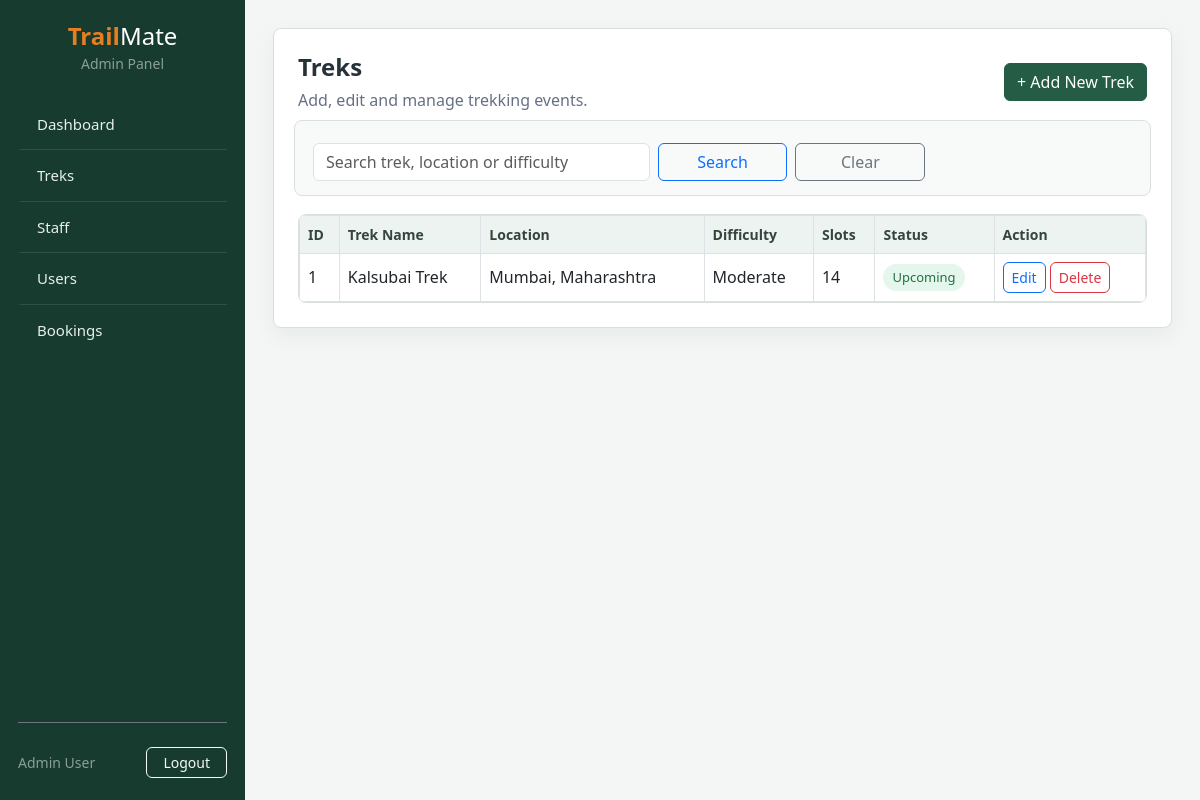
The app's page /admin/treks (signed in) with its own data.
### models.py (models this page shows)
class Trek(db.Model):
    trek_id = db.Column(db.Integer, primary_key=True)
    trek_name = db.Column(db.String(150), nullable=False)
    location = db.Column(db.String(150), nullable=False)
    difficulty = db.Column(db.String(50), nullable=False)
    duration = db.Column(db.String(50), nullable=False)  # e.g., '5 Days'
    available_slots = db.Column(db.Integer, nullable=False)
    assigned_staff_id = db.Column(db.Integer, db.ForeignKey('user.id'), nullable=True)
    status = db.Column(db.String(50), nullable=False, default='Upcoming')  # Upcoming/Ongoing/Completed
    start_date = db.Column(db.Date, nullable=False)
    end_date = db.Column(db.Date, nullable=False)
    bookings = db.relationship('Booking', backref='trek', lazy=True)

### routes/admin.py (the view)
@admin_bp.route('/treks')
@login_required
@admin_required
def manage_treks():
    search = request.args.get('search', '').strip()
    treks_query = Trek.query
    if search:
        treks_query = treks_query.filter(
            (Trek.trek_name.ilike(f'%{search}%')) |
            (Trek.location.ilike(f'%{search}%')) |
            (Trek.difficulty.ilike(f'%{search}%'))
        )
    treks = treks_query.order_by(Trek.start_date.asc()).all()
    return render_template('admin/treks.html', treks=treks, search=search)

### routes/admin.py (called while the page is built)
def admin_required(f):
    @wraps(f)
    def decorated_function(*args, **kwargs):
        if not current_user.is_authenticated or current_user.role != 'admin':
            flash('Access Denied. Administrator privileges required.', 'danger')
            return redirect(url_for('auth.login'))
        return f(*args, **kwargs)
    return decorated_function

### templates/admin/treks.html (shortened to what this page needs)
{% extends "admin/admin_layout.html" %}
{% block admin_content %}
<div class="d-flex justify-content-between align-items-center mb-3">
    <div>
        <h3 class="page-title">Treks</h3>
        <p class="page-subtitle mb-0">Add, edit and manage trekking events.</p>
    </div>
    <a href="{{ url_for('admin.add_trek') }}" class="btn btn-primary">+ Add New Trek</a>
</div>
<form method="GET" class="row g-2 filter-box">
    <div class="col-md-5">
        <input type="text" name="search" class="form-control" value="{{ search }}" placeholder="Search trek, location or difficulty">
    </div>
    <div class="col-md-2">
        <button type="submit" class="btn btn-outline-primary w-100">Search</button>
    </div>
    <div class="col-md-2">
        <a href="{{ url_for('admin.manage_treks') }}" class="btn btn-outline-secondary w-100">Clear</a>
    </div>
</form>
<div class="table-box">
    <table class="table table-bordered">
        <thead>
            <tr>
                <th>ID</th>
                <th>Trek Name</th>
                <th>Location</th>
                <th>Difficulty</th>
                <th>Slots</th>
                <th>Status</th>
                <th>Action</th>
            </tr>
        </thead>
        <tbody>
            {% for trek in treks %}
            <tr>
                <td>{{ trek.trek_id }}</td>
                <td>{{ trek.trek_name }}</td>
                <td>{{ trek.location }}</td>
                <td>{{ trek.difficulty }}</td>
                <td>{{ trek.available_slots }}</td>
                <td><span class="status-label status-{{ trek.status|lower }}">{{ trek.status }}</span></td>
                <td>
                    <a href="{{ url_for('admin.edit_trek', trek_id=trek.trek_id) }}" class="btn btn-sm btn-outline-primary">Edit</a>
                    <form method="POST" action="{{ url_for('admin.delete_trek', trek_id=trek.trek_id) }}" class="d-inline">
                        <button type="submit" class="btn btn-sm btn-outline-danger">Delete</button>
                    </form>
                </td>
            </tr>
            {% else %}
            <tr>
                <td colspan="7" class="text-center text-muted">No treks found.</td>
            </tr>
            {% endfor %}
        </tbody>
    </table>
</div>
{% endblock %}

### static/css/style.css (style rules this page uses)
:root { --green: #245c45; --dark-green: #173c2f; --page-bg: #f4f6f5; --text-dark: #263238; --text-light: #667085; --line: #d9e0dc; }
body { margin: 0; background-color: var(--page-bg); font-family: "Segoe UI", Arial, sans-serif; color: var(--text-dark); }
.btn-primary { background-color: var(--green); border-color: var(--green); }
.card, .table, .form-control, .form-select, .btn { border-radius: 6px; }
.page-title { font-size: 24px; font-weight: 700; margin-bottom: 6px; }
.page-subtitle { color: var(--text-light); margin-bottom: 20px; }
.table-box { border: 1px solid var(--line); border-radius: 8px; overflow-x: auto; background: white; }
.table-box .table { margin-bottom: 0; }
.table thead th { background-color: #edf3f0; color: #34443e; font-size: 14px; font-weight: 700; }
.table td, .table th { vertical-align: middle; }
.filter-box { background: #f8faf9; border: 1px solid var(--line); border-radius: 8px; padding: 14px; margin-bottom: 18px; }
.status-label { display: inline-block; padding: 4px 9px; border-radius: 20px; font-size: 13px; background-color: #eef2f6; color: #344054; }
.status-active, .status-confirmed, .status-upcoming { background-color: #e5f6ec; color: #237044; }

### records on screen
Trek: trek_id "1", trek_name "Kalsubai Trek", location "Mumbai, Maharashtra", difficulty "Moderate", available_slots "14", status "Upcoming"
